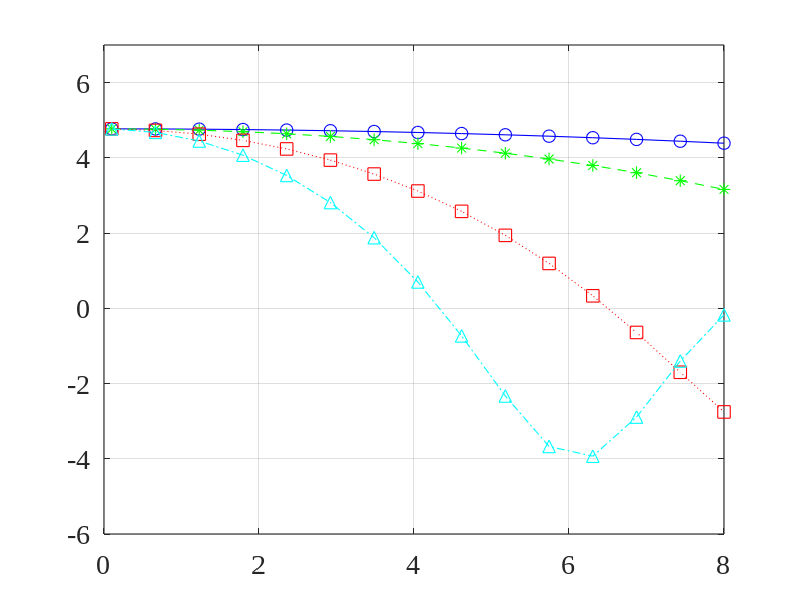
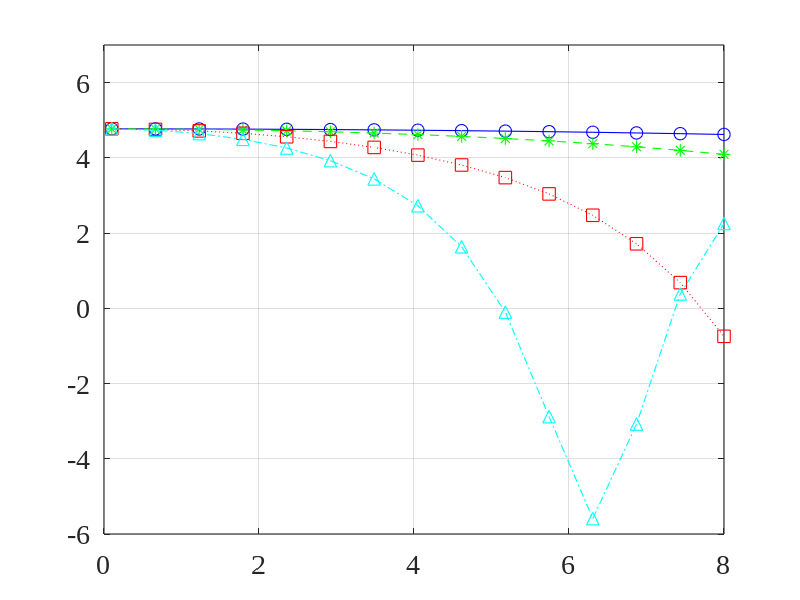
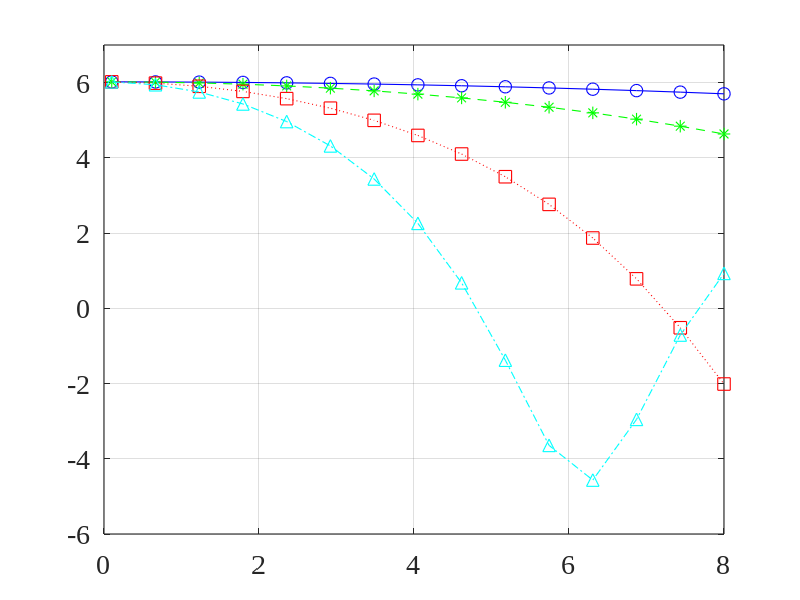
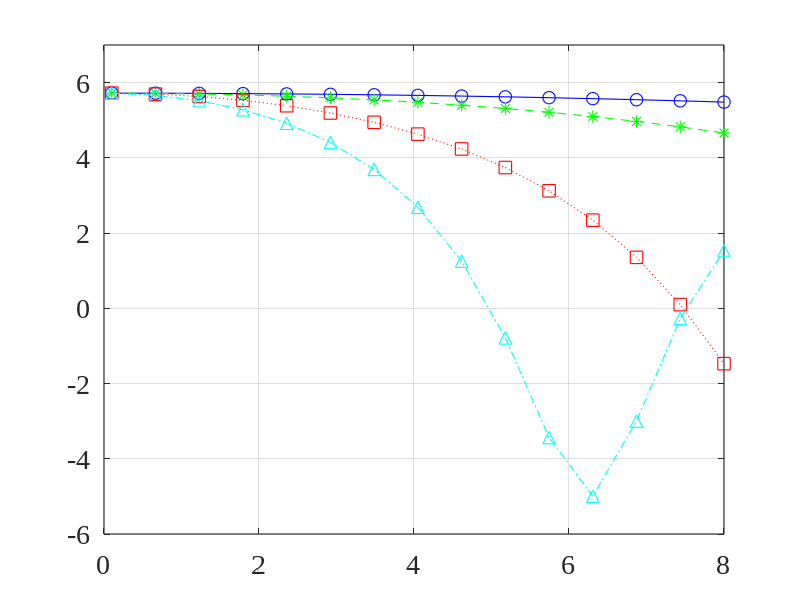

Here is the MATLAB script that generated these plots, in order:
close all; clc; clear all;
linewd = 0.8;
hcfontsize = 20;
MarkerSize=9;
c=340;

theta_d=0/180*pi;
M=2;     % number of microphones
[m_mat,n_mat]=meshgrid(1:M,1:M);

delta_values=[0.005 0.01 0.02 0.03];     % distance between microphones
f=linspace(100,8e3,15)';  % frequency

D1_dB_values=zeros(length(f),length(delta_values));
D2_dB_values=zeros(length(f),length(delta_values));
D3_dB_values=zeros(length(f),length(delta_values));
D4_dB_values=zeros(length(f),length(delta_values));

for idxD=1:length(delta_values)
    delta=delta_values(idxD);
    for idx_f=1:length(f)
        fk=f(idx_f);
        d=exp(-1i*2*pi*fk*delta/c*(0:M-1)'*cos(theta_d));
        Gamma0=sinc(2*fk*delta/c*(m_mat-n_mat));
        b1=[0; 1];  % dipole
        f_bar=2*pi*delta/c*fk*(0:M-1)';
        b0bar=[besselj(0,f_bar(1)); besselj(0,f_bar(2))];
        b1bar=[2i*besselj(1,f_bar(1)); 2i*besselj(1,f_bar(2))];
        B1bar=[b0bar.'; b1bar.'];
        h=B1bar\b1;
        D1_dB_values(idx_f,idxD)=10*log10(abs(h'*d)^2/(h'*Gamma0*h));
        b1=[0.5; 0.5];  % cardioid
        f_bar=2*pi*delta/c*fk*(0:M-1)';
        b0bar=[besselj(0,f_bar(1)); besselj(0,f_bar(2))];
        b1bar=[2i*besselj(1,f_bar(1)); 2i*besselj(1,f_bar(2))];
        B1bar=[b0bar.'; b1bar.'];
        h=B1bar\b1;
        D2_dB_values(idx_f,idxD)=10*log10(abs(h'*d)^2/(h'*Gamma0*h));
        b1=[0.25; 0.75];  % hypercardioid
        f_bar=2*pi*delta/c*fk*(0:M-1)';
        b0bar=[besselj(0,f_bar(1)); besselj(0,f_bar(2))];
        b1bar=[2i*besselj(1,f_bar(1)); 2i*besselj(1,f_bar(2))];
        B1bar=[b0bar.'; b1bar.'];
        h=B1bar\b1;
        D3_dB_values(idx_f,idxD)=10*log10(abs(h'*d)^2/(h'*Gamma0*h));
        b1=0.5*[3^0.5-1; 3-3^0.5];  % supercardioid
        f_bar=2*pi*delta/c*fk*(0:M-1)';
        b0bar=[besselj(0,f_bar(1)); besselj(0,f_bar(2))];
        b1bar=[2i*besselj(1,f_bar(1)); 2i*besselj(1,f_bar(2))];
        B1bar=[b0bar.'; b1bar.'];
        h=B1bar\b1;
        D4_dB_values(idx_f,idxD)=10*log10(abs(h'*d)^2/(h'*Gamma0*h));
    end
end

figure
plot(f/1e3,D1_dB_values(:,1),'-bo','linewidth',linewd, 'MarkerSize',MarkerSize);
hold on
plot(f/1e3,D1_dB_values(:,2),'--g*','linewidth',linewd, 'MarkerSize',MarkerSize);
plot(f/1e3,D1_dB_values(:,3),':rs','linewidth',linewd, 'MarkerSize',MarkerSize);
plot(f/1e3,D1_dB_values(:,4),'-.c^','linewidth',linewd, 'MarkerSize',MarkerSize);
hold off
set(gca, 'Color', [1, 1, 1]);
set(gca, 'FontName', 'Times New Roman');
set(gca, 'FontSize', hcfontsize);
set(gca, 'LineWidth', linewd);
set(gca,'YLim',[-6 7]);
box on; grid on;

figure
plot(f/1e3,D2_dB_values(:,1),'-bo','linewidth',linewd, 'MarkerSize',MarkerSize);
hold on
plot(f/1e3,D2_dB_values(:,2),'--g*','linewidth',linewd, 'MarkerSize',MarkerSize);
plot(f/1e3,D2_dB_values(:,3),':rs','linewidth',linewd, 'MarkerSize',MarkerSize);
plot(f/1e3,D2_dB_values(:,4),'-.c^','linewidth',linewd, 'MarkerSize',MarkerSize);
hold off
set(gca, 'Color', [1, 1, 1]);
set(gca, 'FontName', 'Times New Roman');
set(gca, 'FontSize', hcfontsize);
set(gca, 'LineWidth', linewd);
set(gca,'YLim',[-6 7]);
box on; grid on;

figure
plot(f/1e3,D3_dB_values(:,1),'-bo','linewidth',linewd, 'MarkerSize',MarkerSize);
hold on
plot(f/1e3,D3_dB_values(:,2),'--g*','linewidth',linewd, 'MarkerSize',MarkerSize);
plot(f/1e3,D3_dB_values(:,3),':rs','linewidth',linewd, 'MarkerSize',MarkerSize);
plot(f/1e3,D3_dB_values(:,4),'-.c^','linewidth',linewd, 'MarkerSize',MarkerSize);
hold off
set(gca, 'Color', [1, 1, 1]);
set(gca, 'FontName', 'Times New Roman');
set(gca, 'FontSize', hcfontsize);
set(gca, 'LineWidth', linewd);
set(gca,'YLim',[-6 7]);
box on; grid on;

figure
plot(f/1e3,D4_dB_values(:,1),'-bo','linewidth',linewd, 'MarkerSize',MarkerSize);
hold on
plot(f/1e3,D4_dB_values(:,2),'--g*','linewidth',linewd, 'MarkerSize',MarkerSize);
plot(f/1e3,D4_dB_values(:,3),':rs','linewidth',linewd, 'MarkerSize',MarkerSize);
plot(f/1e3,D4_dB_values(:,4),'-.c^','linewidth',linewd, 'MarkerSize',MarkerSize);
hold off
set(gca, 'Color', [1, 1, 1]);
set(gca, 'FontName', 'Times New Roman');
set(gca, 'FontSize', hcfontsize);
set(gca, 'LineWidth', linewd);
set(gca,'YLim',[-6 7]);
box on; grid on;
